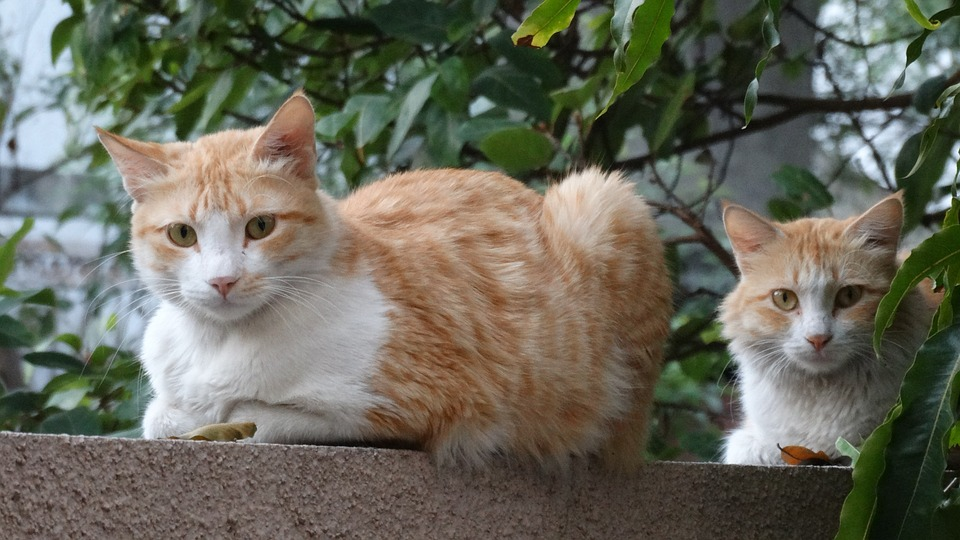
#> input picture mastering-opencv4-with-python/11-face-detection-tracking-and-recognition/test_cat_face_detection.jpg, 960 x 540 px, given in place of the camera
$ python virtual_painter.py
#> lines starting #> are read from the running program, lines starting #| are printed output that depends on the picture; after the words box and inside, x2 and y2 are one past the last pixel; in counts of white or black regions, pixels touching at a corner belong together
#> further down, img is the input picture: shape (540, 960, 3); mean B, G, R 90.4, 103.7, 104.2
### opencv-projects/1-virtual-paint-project/utils.py
import cv2
import numpy as np


# [30 lines left out: function stackImages, not called in this run]


def get_contours(img, img_contour=None):
    contours, hierarchy = cv2.findContours(img, cv2.RETR_EXTERNAL, cv2.CHAIN_APPROX_NONE)
    x, y , w, h = 0, 0, 0, 0
    for cnt in contours:
        area = cv2.contourArea(cnt)
        if area > 500:
            cv2.drawContours(img_contour, cnt, -1, (255, 0, 0), 3)
            perimeter = cv2.arcLength(cnt, True)
            approx = cv2.approxPolyDP(cnt, 0.02 * perimeter, True)
            x, y, w, h = cv2.boundingRect(approx)

    return x + w // 2, y


def find_color(image, colors, color_values):
    # convert to HSV
    img_hsv = cv2.cvtColor(image, cv2.COLOR_BGR2HSV)
#> img_hsv: shape (540, 960, 3); mean H, S, V 44.6, 72.3, 113.1
    count = 0
    new_points = []
    # masking the image
    for color in colors:
        lower = np.array(color[0: 3])
        upper = np.array(color[3: 6])
        mask = cv2.inRange(img_hsv, lower, upper)
        x, y = get_contours(mask, image)
        cv2.circle(image, (x, y), 10, color_values[count], cv2.FILLED)
        if x != 0 and y != 0:
            new_points.append([x, y, count])
        count += 1
#> this loop made 3 passes
#> (x, y) on passes 1, 3: (294, 114), (399, 0)
#> (contours in get_contours, x, y) on pass 2: (2 contours, all with area under 20, 0, 0)
#> pass 1, in find_color, `mask = cv2.inRange(img_hsv, lower, upper)`:
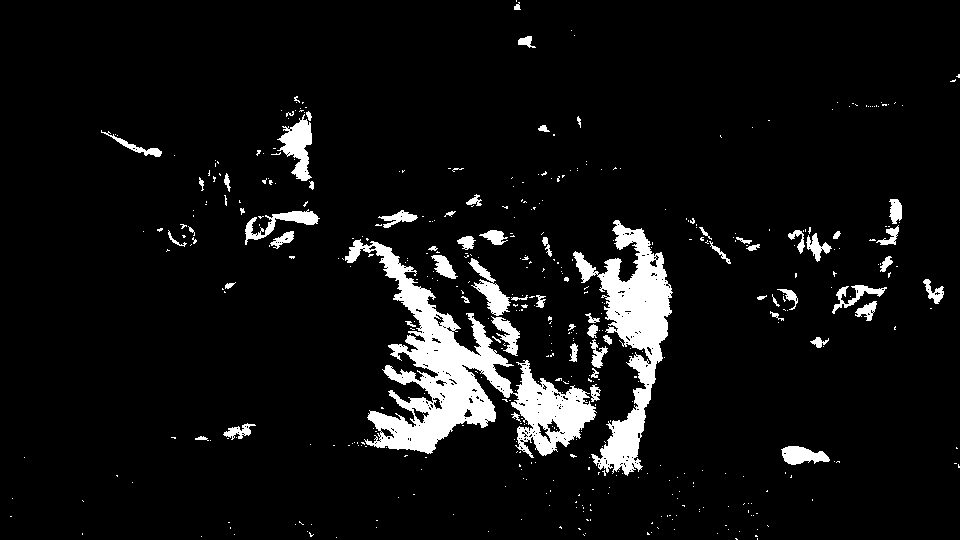
#> mask: shape (540, 960); 6.9% white; 470 white regions (406 under 20 px), largest, box (x1, y1, x2, y2) and area: (345, 239, 597, 458) 15802, (573, 220, 673, 476) 8905, (277, 114, 312, 181) 1169
#> pass 2, in find_color, `mask = cv2.inRange(img_hsv, lower, upper)`:
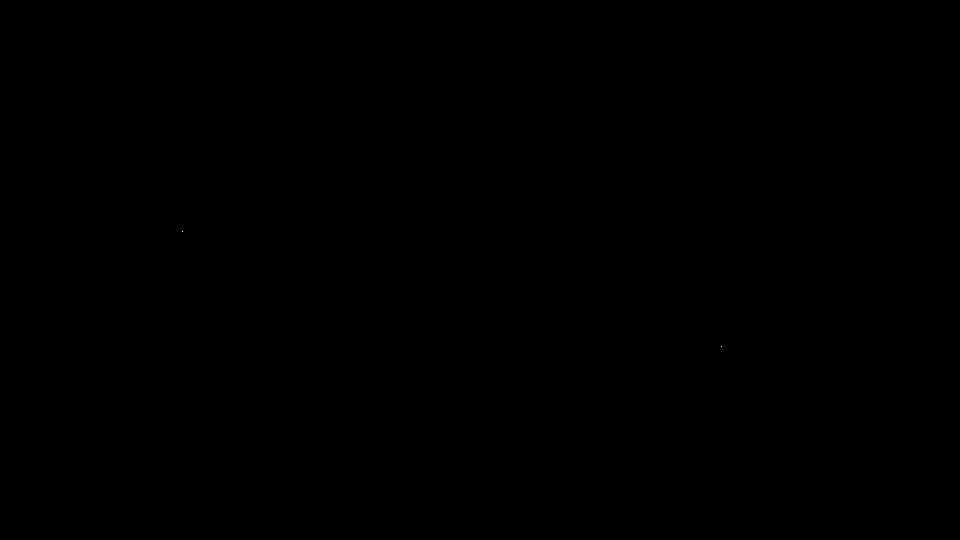
#> mask: shape (540, 960); 0% white in thin lines or dots, all inside (x1, y1, x2, y2) = (182, 231, 722, 347)
#> pass 3, in find_color, `mask = cv2.inRange(img_hsv, lower, upper)`:
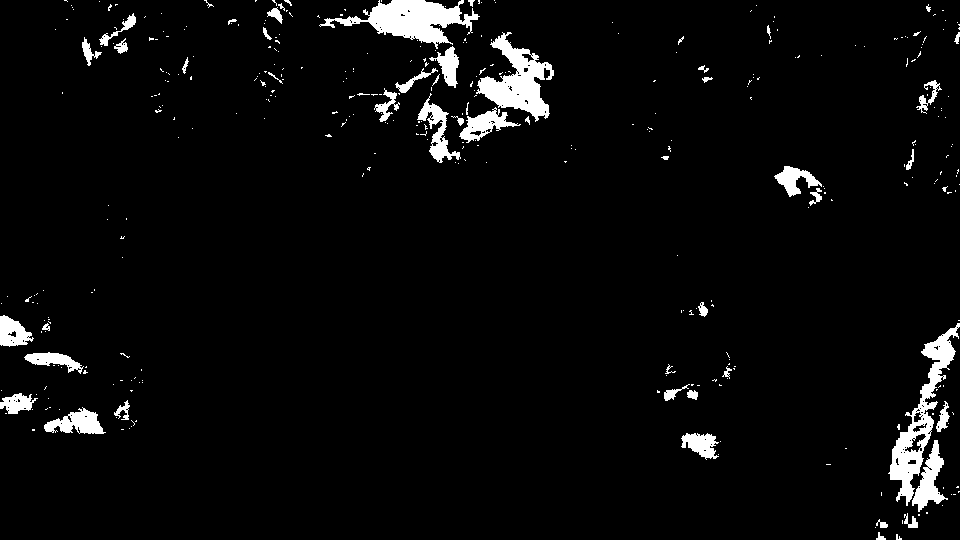
#> mask: shape (540, 960); 4% white; 368 white regions (316 under 20 px), largest, box (x1, y1, x2, y2) and area: (319, 0, 480, 49) 3302, (888, 323, 960, 506) 3163, (476, 32, 554, 122) 2966
#> after the loop:
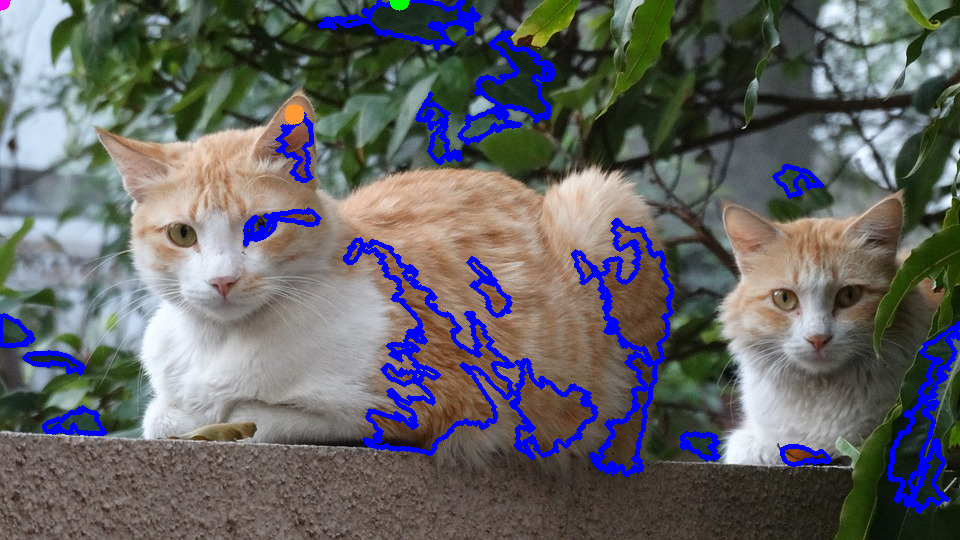
#> image: shape (540, 960, 3); 5.85% of pixels changed, all inside (x1, y1, x2, y2) = (0, 0, 960, 514)
#> after the loop, count = 3; new_points = [[294, 114, 0]]
        # cv2.imshow(str(color[0]), mask)
    return new_points


def draw_on_canvas(image, points, color_values):
    for point in points:
        cv2.circle(image, (point[0], point[1]), 10, color_values[point[2]], cv2.FILLED)

### opencv-projects/1-virtual-paint-project/virtual_painter.py
import cv2
import numpy as np
from utils import get_contours, find_color, draw_on_canvas

frame_width = 640
frame_height = 480

cap = cv2.VideoCapture(0)
cap.set(3, frame_width)
cap.set(4, frame_height)
cap.set(10, 150)

my_colors = [
    [5, 107, 0, 19, 255, 255],
    [133, 56, 0, 159, 156, 255],
    [57, 76, 0, 100, 255, 255],
    # [90, 48, 0, 118, 255, 255]
]
my_color_values = [   # BGR
    [51, 153, 255],
    [255, 0, 255],
    [0, 255, 0]
]
my_points = []  # [x, y, color_id]

while True:
    success, img = cap.read()
    img_result = img.copy()
    new_points = find_color(img_result, my_colors, my_color_values)
#> new_points = [[294, 114, 0]]
    if len(new_points) != 0:
        for point in new_points:
            my_points.append(point)
#> this loop made 1 pass
#> after the loop, my_points = [[294, 114, 0]]
    if len(my_points) != 0:
        draw_on_canvas(img_result, my_points, my_color_values)
#> the loop in draw_on_canvas, `for point in points:` made 1 pass
    cv2.imshow("Result", img_result)

    if cv2.waitKey(1) and 0xFF == ord("q"):
#> (key q is pressed here)
        break

$ run again, on mastering-opencv4-with-python/11-face-detection-tracking-and-recognition/face_test.png
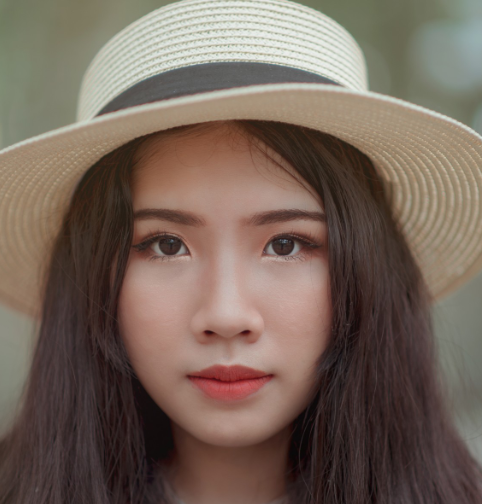
#> input picture mastering-opencv4-with-python/11-face-detection-tracking-and-recognition/face_test.png, 482 x 504 px, given in place of the camera
#> img is the input picture: shape (504, 482, 3); mean B, G, R 90, 101.1, 118
#> img_hsv: shape (504, 482, 3); mean H, S, V 25.2, 70.3, 119
#> the loop in find_color, `for color in colors:` made 3 passes
#> (x, y) on passes 1, 3: (216, 136), (0, 0)
#> pass 1, in find_color, `mask = cv2.inRange(img_hsv, lower, upper)`:
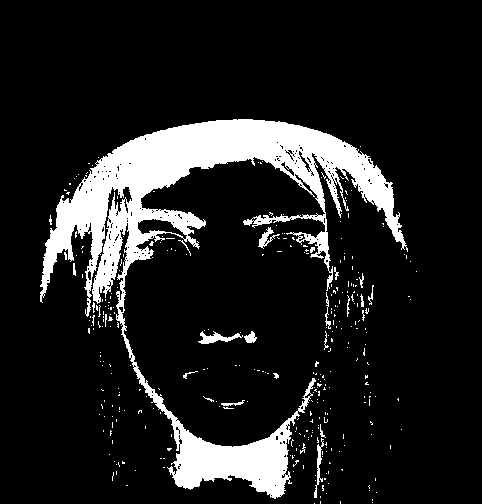
#> mask: shape (504, 482); 12.8% white; 333 white regions (313 under 20 px), largest, box (x1, y1, x2, y2) and area: (40, 119, 408, 499) 28802, (198, 331, 243, 344) 253, (314, 438, 324, 498) 177
#> after the loop in find_color, `for color in colors:`:
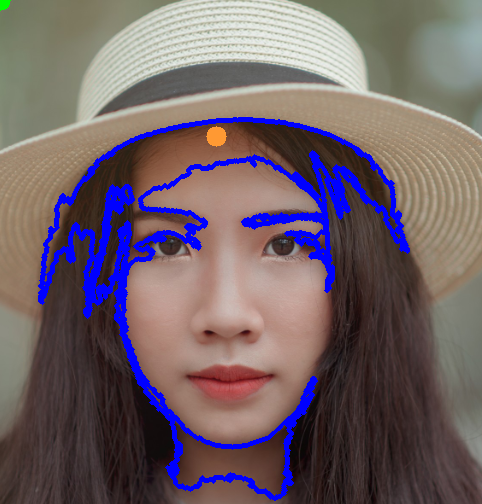
#> image: shape (504, 482, 3); 6.96% of pixels changed, all inside (x1, y1, x2, y2) = (0, 0, 410, 501)
#> after the loop in find_color, `for color in colors:`: count = 3; new_points = [[216, 136, 0]]
#> the loop `for point in new_points:` made 1 pass
#> the loop in draw_on_canvas, `for point in points:` made 1 pass
